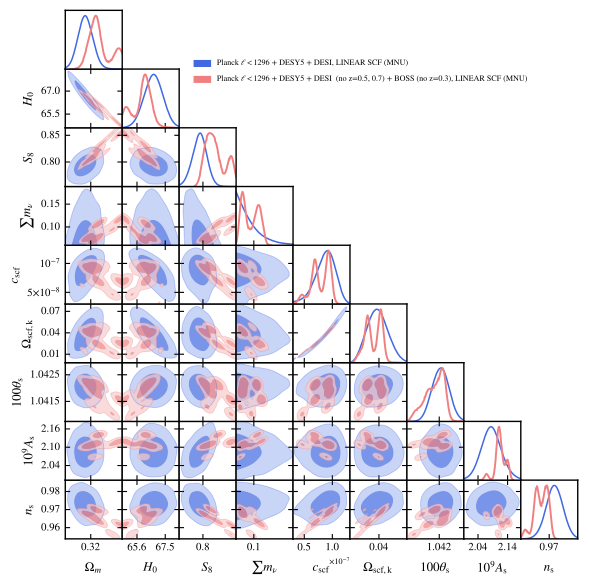

Write the Python code that produced this figure.
import getdist.plots as gplot
from getdist import MCSamples
from getdist import loadMCSamples
import os
import matplotlib
import subprocess
import matplotlib.pyplot as plt
import numpy as np

# GENERAL PLOT OPTIONS
matplotlib.rcParams['mathtext.fontset'] = 'stix'
matplotlib.rcParams['font.family'] = 'STIXGeneral'
matplotlib.rcParams['mathtext.rm'] = 'Bitstream Vera Sans'
matplotlib.rcParams['mathtext.it'] = 'Bitstream Vera Sans:italic'
matplotlib.rcParams['mathtext.bf'] = 'Bitstream Vera Sans:bold'
matplotlib.rcParams['xtick.bottom'] = True
matplotlib.rcParams['xtick.top'] = False
matplotlib.rcParams['ytick.right'] = False
matplotlib.rcParams['axes.edgecolor'] = 'black'
matplotlib.rcParams['axes.linewidth'] = '1.0'
matplotlib.rcParams['axes.labelsize'] = 'medium'
matplotlib.rcParams['axes.grid'] = True
matplotlib.rcParams['grid.linewidth'] = '0.0'
matplotlib.rcParams['grid.alpha'] = '0.18'
matplotlib.rcParams['grid.color'] = 'lightgray'
matplotlib.rcParams['legend.labelspacing'] = 0.77
matplotlib.rcParams['savefig.bbox'] = 'tight'
matplotlib.rcParams['savefig.format'] = 'pdf'

parameter = [u'omegam2', u'H0', u'SS8',u'm_ncdm',u'scf_c',u'Omega0_scf_ke',u'theta_s_1e2',u'As_1e9',u'n_s']
chaindir=r'./'

analysissettings={'smooth_scale_1D':0.45,'smooth_scale_2D':0.45,
'ignore_rows': u'0.5','range_confidence' : u'0.025'}

analysissettings2={'smooth_scale_1D':0.45,'smooth_scale_2D':0.45,
'ignore_rows': u'0.0','range_confidence' : u'0.025'}


root_chains = (
  'EXAMPLE_MCMC8041',
  'EXAMPLE_MCMC9041'
)

# --------------------------------------------------------------------------------
samples=loadMCSamples(chaindir + root_chains[0],settings=analysissettings)
p = samples.getParams()
samples.addDerived(p.omegan+(p.omegach2+p.omegabh2)/(p.H0/100.)/(p.H0/100.),name='omegam2',label='{\\Omega_m}')#sigma8
samples.addDerived(p.sigma8*np.sqrt(p.omegan+(p.omegach2+p.omegabh2)/(p.H0/100.)/(p.H0/100.))/0.5477225575,name='SS8',label='{S_8}')
samples.addDerived(p.chi2__planck_2018_lowl.TT+p.chi2__planck_2018_lowl.EE+p.chi2__planck_2018_highl_plik.TTTEEE,name='chi2_cmb2',label='{\\chi^2_{\\rm CMB}}')
samples.addDerived(p.chi2__sn.desy5,name='chi2_sn2',label='{\\chi^2_{\\rm SN}}')
samples.addDerived(p.chi2__bao.desi_y1,name='chi2_bao',label='{\\chi^2_{\\rm BAO}}')
samples.saveAsText(chaindir + '/.VM_PKIM3v5_TMP1')
# --------------------------------------------------------------------------------
samples=loadMCSamples(chaindir + root_chains[1],settings=analysissettings)
p = samples.getParams()
samples.addDerived(p.omegan+(p.omegach2+p.omegabh2)/(p.H0/100.)/(p.H0/100.),name='omegam2',label='{\\Omega_m}')#sigma8
samples.addDerived(p.sigma8*np.sqrt(p.omegan+(p.omegach2+p.omegabh2)/(p.H0/100.)/(p.H0/100.))/0.5477225575,name='SS8',label='{S_8}')
samples.addDerived(p.chi2__planck_2018_lowl.TT+p.chi2__planck_2018_lowl.EE+p.chi2__planck_2018_highl_plik.TTTEEE,name='chi2_cmb2',label='{\\chi^2_{\\rm CMB}}')
samples.addDerived(p.chi2__sn.desy5,name='chi2_sn2',label='{\\chi^2_{\\rm SN}}')
samples.addDerived(p.chi2__bao.sdss_dr12_consensus_bao+p.chi2__bao.desi_y1,name='chi2_bao',label='{\\chi^2_{\\rm BAO}}')
samples.saveAsText(chaindir + '/.VM_PKIM3v5_TMP2')

#GET DIST PLOT SETUP
g=gplot.getSubplotPlotter(chain_dir=chaindir,
analysis_settings=analysissettings2,width_inch=6.0)
g.settings.lw_contour = 1.2
g.settings.legend_rect_border = False
g.settings.figure_legend_frame = False
g.settings.axes_fontsize = 13.5
g.settings.legend_fontsize = 11.5
g.settings.alpha_filled_add = 0.7
g.settings.lab_fontsize=15
g.legend_labels=False

param_3d = None
g.triangle_plot(['.VM_PKIM3v5_TMP1','.VM_PKIM3v5_TMP2'],parameter,
plot_3d_with_param=param_3d,line_args=[
{'lw': 1.1,'ls': 'solid', 'color':'royalblue'},
{'lw': 1.4,'ls': 'solid', 'color':'lightcoral'},
{'lw': 1.7,'ls': '-.', 'color':'grey'},
{'lw': 1.0,'ls': 'dashed', 'color':'black'},
],
contour_colors=['royalblue','lightcoral','grey','black'],
filled=[True,True,False,False,False],
legend_labels=[
  'Planck $\\ell < 1296$ + DESY5 + DESI, LINEAR SCF (MNU)', 
  'Planck $\\ell < 1296$ + DESY5 + DESI  (no z=0.5, 0.7) + BOSS (no z=0.3), LINEAR SCF (MNU)', 
],
contour_ls=['solid', 'solid', '-.', 'dashed'],
contour_lws=[1.1, 1.4, 1.7, 1.0],
legend_loc=(0.325,0.85),
imax_shaded=0)
g.export()
